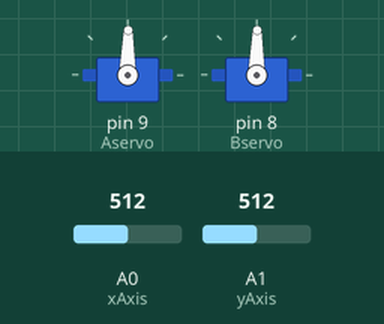
Simulated run of this sketch. Board: Arduino Uno, built with avr-gcc and run on an emulated ATmega328P. Parts: 2 × servo. The test bench sets the inputs (shaded band); at power-on: A0 (xAxis) = 512, A1 (yAxis) = 512.

Above: at 1.2 s.
1.3 s: A0 (xAxis) set to 716
At 1.7 s:
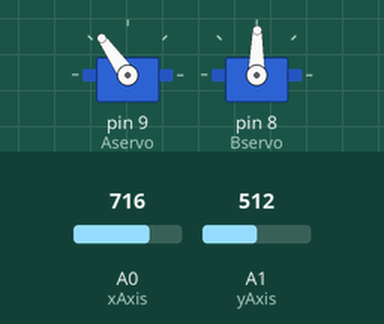
2.8 s: A1 (yAxis) set to 716
At 4.0 s:
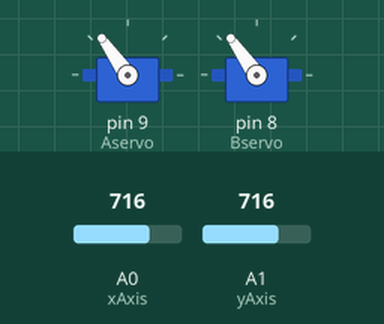
4.3 s: A0 (xAxis) set to 900
At 5.2 s:
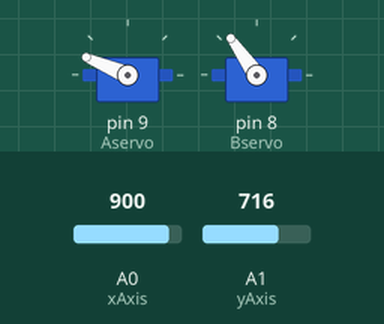
5.8 s: A1 (yAxis) set to 900
At 7.0 s:
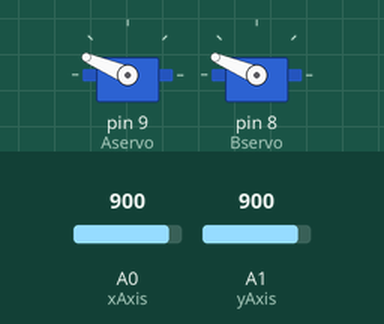
7.3 s: A0 (xAxis) set to 1023
At 8.1 s:
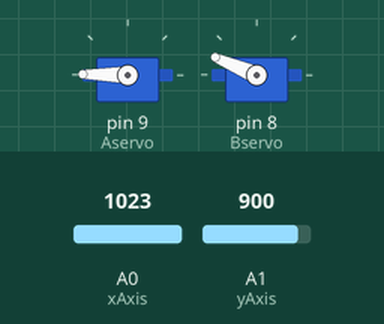
8.8 s: A1 (yAxis) set to 1023
At 9.3 s:
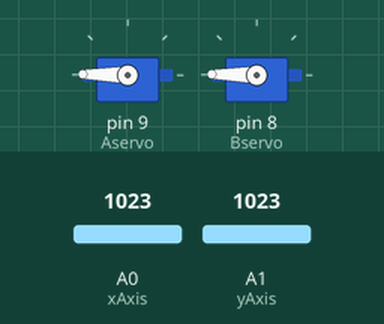
Timing chart, 0 to 11.3 s (numbered marks = the images above; inputs shaded):
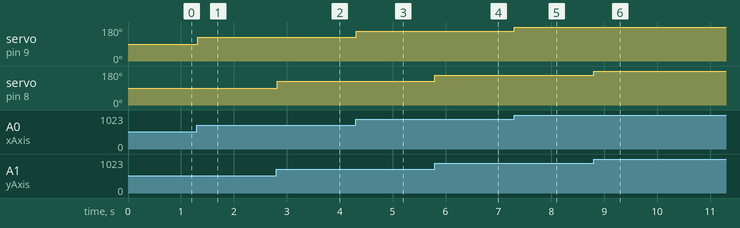

Measured:
- after the input at 1.3 s, servo on pin 9 (Aservo): 89° → 125° at once
- after the input at 2.8 s, servo on pin 8 (Bservo): 89° → 125° at once
- after the input at 4.3 s, servo on pin 9 (Aservo): 125° → 157° at once
- after the input at 5.8 s, servo on pin 8 (Bservo): 125° → 157° at once
- after the input at 7.3 s, servo on pin 9 (Aservo): 157° → 179° at once
- after the input at 8.8 s, servo on pin 8 (Bservo): 157° → 179° at once

The sketch:

Joystick_control_of_servo.ino
```cpp
// Controlling a servo pair position using a Parallax 2-Axis Joystick 27800 (coupled variable resistor)
// Servos in an elbow configuration
// As modified by Colin Chapman [ChapLab]

#include <Servo.h>

Servo Aservo;                           // create servo object to control servo base
Servo Bservo;                           // create servo object to control servo arm

int xAxis = 0;                          // analog pin used to connect the x axis of the joystick
int yAxis = 1;                          // analog pin used to connect the y axis of the joystick
int xVal  ;                             // variable to read the value from the x axis of the joystick
int yVal  ;                             // variable to read the value from the y axis of the joystick

void setup()
{
  Aservo.attach(9);                     // attaches base servo on pin 9 to the servo object
  Bservo.attach(8);                     // attaches arm servo on pin 8 to the servo object
}

void loop()
{
  xVal = analogRead(xAxis);             // reads the value of the x axis of the joystick (value between 0 and 1023)
  xVal = map(xVal, 0, 1023, 0, 179);    // scale it to use it with the servo (value between 0 and 180)
  Aservo.write(xVal);                   // sets the servo position according to the scaled value
  yVal = analogRead(yAxis);             // reads the value of the y axis of the joystick (value between 0 and 1023)
  yVal = map(yVal, 0, 1023, 0, 179);    // scale it to use it with the servo (value between 0 and 180)
  Bservo.write(yVal);                   // sets the servo position according to the scaled value
  delay(15);                            // waits for the servo to get there
}
```
